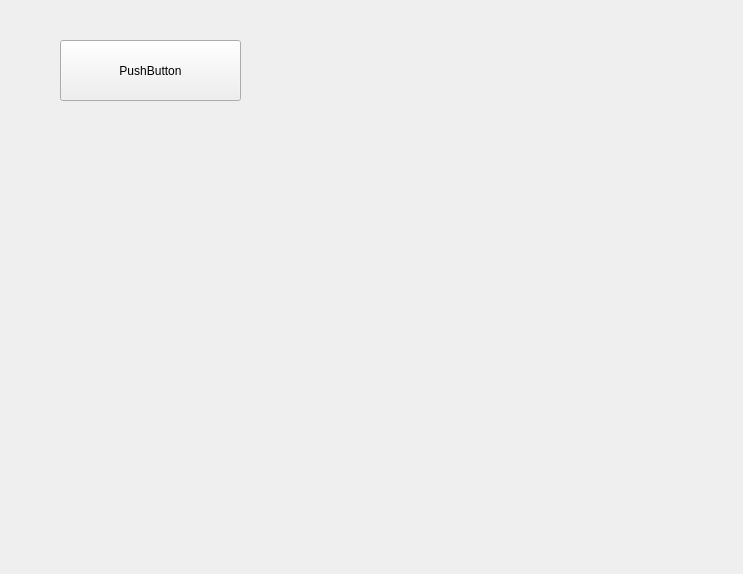
<?xml version="1.0" encoding="UTF-8"?>
<ui version="4.0">
 <class>Form</class>
 <widget class="QWidget" name="Form">
  <property name="geometry">
   <rect>
    <x>0</x>
    <y>0</y>
    <width>743</width>
    <height>574</height>
   </rect>
  </property>
  <property name="windowTitle">
   <string>Form</string>
  </property>
  <widget class="QPushButton" name="pushButton">
   <property name="geometry">
    <rect>
     <x>60</x>
     <y>40</y>
     <width>181</width>
     <height>61</height>
    </rect>
   </property>
   <property name="text">
    <string>PushButton</string>
   </property>
  </widget>
 </widget>
 <resources/>
 <connections/>
</ui>
